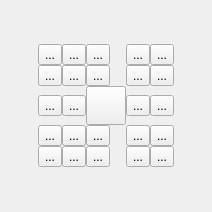
<?xml version="1.0" encoding="UTF-8"?>
<ui version="4.0">
 <class>QuickMenu</class>
 <widget class="QWidget" name="QuickMenu">
  <property name="geometry">
   <rect>
    <x>0</x>
    <y>0</y>
    <width>212</width>
    <height>212</height>
   </rect>
  </property>
  <property name="sizePolicy">
   <sizepolicy hsizetype="Fixed" vsizetype="Fixed">
    <horstretch>0</horstretch>
    <verstretch>0</verstretch>
   </sizepolicy>
  </property>
  <property name="windowTitle">
   <string>Quick Menu</string>
  </property>
  <layout class="QGridLayout" name="gridLayout_2">
   <property name="leftMargin">
    <number>0</number>
   </property>
   <property name="topMargin">
    <number>0</number>
   </property>
   <property name="rightMargin">
    <number>0</number>
   </property>
   <property name="bottomMargin">
    <number>0</number>
   </property>
   <item row="0" column="0">
    <layout class="QGridLayout" name="gridLayout">
     <property name="spacing">
      <number>0</number>
     </property>
     <item row="2" column="4">
      <widget class="QToolButton" name="circleButton">
       <property name="text">
        <string>...</string>
       </property>
       <property name="icon">
        <iconset resource="../myresource.qrc">
         <normaloff>:/images/circleIcon.png</normaloff>:/images/circleIcon.png</iconset>
       </property>
       <property name="iconSize">
        <size>
         <width>32</width>
         <height>32</height>
        </size>
       </property>
       <property name="checkable">
        <bool>true</bool>
       </property>
      </widget>
     </item>
     <item row="5" column="4">
      <widget class="QToolButton" name="redoButton">
       <property name="text">
        <string>...</string>
       </property>
       <property name="icon">
        <iconset resource="../myresource.qrc">
         <normaloff>:/images/redoIcon.png</normaloff>:/images/redoIcon.png</iconset>
       </property>
       <property name="iconSize">
        <size>
         <width>32</width>
         <height>32</height>
        </size>
       </property>
      </widget>
     </item>
     <item row="4" column="9">
      <widget class="QToolButton" name="fullscreenButton">
       <property name="text">
        <string>...</string>
       </property>
       <property name="icon">
        <iconset resource="../myresource.qrc">
         <normaloff>:/images/fullscreenIcon.png</normaloff>:/images/fullscreenIcon.png</iconset>
       </property>
       <property name="iconSize">
        <size>
         <width>32</width>
         <height>32</height>
        </size>
       </property>
       <property name="checkable">
        <bool>true</bool>
       </property>
      </widget>
     </item>
     <item row="3" column="0">
      <widget class="QToolButton" name="pasteButton">
       <property name="text">
        <string>...</string>
       </property>
       <property name="icon">
        <iconset resource="../myresource.qrc">
         <normaloff>:/images/pasteIcon.png</normaloff>:/images/pasteIcon.png</iconset>
       </property>
       <property name="iconSize">
        <size>
         <width>32</width>
         <height>32</height>
        </size>
       </property>
      </widget>
     </item>
     <item row="1" column="3">
      <widget class="QToolButton" name="redButton">
       <property name="text">
        <string>...</string>
       </property>
       <property name="icon">
        <iconset resource="../myresource.qrc">
         <normaloff>:/images/redIcon.png</normaloff>:/images/redIcon.png</iconset>
       </property>
       <property name="iconSize">
        <size>
         <width>32</width>
         <height>32</height>
        </size>
       </property>
       <property name="checkable">
        <bool>true</bool>
       </property>
      </widget>
     </item>
     <item row="3" column="3">
      <widget class="QToolButton" name="rulerButton">
       <property name="text">
        <string>...</string>
       </property>
       <property name="icon">
        <iconset resource="../myresource.qrc">
         <normaloff>:/images/rulerIcon.png</normaloff>:/images/rulerIcon.png</iconset>
       </property>
       <property name="iconSize">
        <size>
         <width>32</width>
         <height>32</height>
        </size>
       </property>
       <property name="checkable">
        <bool>true</bool>
       </property>
      </widget>
     </item>
     <item row="4" column="6">
      <widget class="QToolButton" name="handButton">
       <property name="text">
        <string>...</string>
       </property>
       <property name="icon">
        <iconset resource="../myresource.qrc">
         <normaloff>:/images/handIcon.png</normaloff>:/images/handIcon.png</iconset>
       </property>
       <property name="iconSize">
        <size>
         <width>32</width>
         <height>32</height>
        </size>
       </property>
       <property name="checkable">
        <bool>true</bool>
       </property>
      </widget>
     </item>
     <item row="5" column="6">
      <widget class="QToolButton" name="showGridButton">
       <property name="text">
        <string>...</string>
       </property>
       <property name="icon">
        <iconset resource="../myresource.qrc">
         <normaloff>:/images/gridIcon_48.png</normaloff>:/images/gridIcon_48.png</iconset>
       </property>
       <property name="iconSize">
        <size>
         <width>32</width>
         <height>32</height>
        </size>
       </property>
       <property name="checkable">
        <bool>true</bool>
       </property>
       <property name="checked">
        <bool>false</bool>
       </property>
      </widget>
     </item>
     <item row="2" column="9">
      <widget class="QToolButton" name="lightblueButton">
       <property name="text">
        <string>...</string>
       </property>
       <property name="icon">
        <iconset resource="../myresource.qrc">
         <normaloff>:/images/lightblueIcon.png</normaloff>:/images/lightblueIcon.png</iconset>
       </property>
       <property name="iconSize">
        <size>
         <width>32</width>
         <height>32</height>
        </size>
       </property>
       <property name="checkable">
        <bool>true</bool>
       </property>
      </widget>
     </item>
     <item row="4" column="0">
      <widget class="QToolButton" name="cutButton">
       <property name="text">
        <string>...</string>
       </property>
       <property name="icon">
        <iconset resource="../myresource.qrc">
         <normaloff>:/images/cutIcon.png</normaloff>:/images/cutIcon.png</iconset>
       </property>
       <property name="iconSize">
        <size>
         <width>32</width>
         <height>32</height>
        </size>
       </property>
      </widget>
     </item>
     <item row="5" column="9">
      <widget class="QToolButton" name="snapToGridButton">
       <property name="text">
        <string>...</string>
       </property>
       <property name="icon">
        <iconset resource="../myresource.qrc">
         <normaloff>:/images/snapToGridIcon_48.png</normaloff>:/images/snapToGridIcon_48.png</iconset>
       </property>
       <property name="iconSize">
        <size>
         <width>32</width>
         <height>32</height>
        </size>
       </property>
       <property name="checkable">
        <bool>true</bool>
       </property>
      </widget>
     </item>
     <item row="4" column="3">
      <widget class="QToolButton" name="selectButton">
       <property name="text">
        <string>...</string>
       </property>
       <property name="icon">
        <iconset resource="../myresource.qrc">
         <normaloff>:/images/selectIcon.png</normaloff>:/images/selectIcon.png</iconset>
       </property>
       <property name="iconSize">
        <size>
         <width>32</width>
         <height>32</height>
        </size>
       </property>
       <property name="checkable">
        <bool>true</bool>
       </property>
      </widget>
     </item>
     <item row="1" column="9">
      <widget class="QToolButton" name="grayButton">
       <property name="text">
        <string>...</string>
       </property>
       <property name="icon">
        <iconset resource="../myresource.qrc">
         <normaloff>:/images/grayIcon.png</normaloff>:/images/grayIcon.png</iconset>
       </property>
       <property name="iconSize">
        <size>
         <width>32</width>
         <height>32</height>
        </size>
       </property>
       <property name="checkable">
        <bool>true</bool>
       </property>
      </widget>
     </item>
     <item row="2" column="0">
      <widget class="QToolButton" name="copyButton">
       <property name="text">
        <string>...</string>
       </property>
       <property name="icon">
        <iconset resource="../myresource.qrc">
         <normaloff>:/images/copyIcon.png</normaloff>:/images/copyIcon.png</iconset>
       </property>
       <property name="iconSize">
        <size>
         <width>32</width>
         <height>32</height>
        </size>
       </property>
      </widget>
     </item>
     <item row="3" column="6">
      <widget class="QToolButton" name="strokeEraserButton">
       <property name="text">
        <string>...</string>
       </property>
       <property name="icon">
        <iconset resource="../myresource.qrc">
         <normaloff>:/images/strokeEraserIcon.png</normaloff>:/images/strokeEraserIcon.png</iconset>
       </property>
       <property name="iconSize">
        <size>
         <width>32</width>
         <height>32</height>
        </size>
       </property>
       <property name="checkable">
        <bool>true</bool>
       </property>
      </widget>
     </item>
     <item row="1" column="4">
      <widget class="QToolButton" name="greenButton">
       <property name="text">
        <string>...</string>
       </property>
       <property name="icon">
        <iconset resource="../myresource.qrc">
         <normaloff>:/images/greenIcon.png</normaloff>:/images/greenIcon.png</iconset>
       </property>
       <property name="iconSize">
        <size>
         <width>32</width>
         <height>32</height>
        </size>
       </property>
       <property name="checkable">
        <bool>true</bool>
       </property>
      </widget>
     </item>
     <item row="3" column="9">
      <widget class="QToolButton" name="lightgreenButton">
       <property name="text">
        <string>...</string>
       </property>
       <property name="icon">
        <iconset resource="../myresource.qrc">
         <normaloff>:/images/lightgreenIcon.png</normaloff>:/images/lightgreenIcon.png</iconset>
       </property>
       <property name="iconSize">
        <size>
         <width>32</width>
         <height>32</height>
        </size>
       </property>
       <property name="checkable">
        <bool>true</bool>
       </property>
      </widget>
     </item>
     <item row="2" column="6">
      <widget class="QToolButton" name="eraserButton">
       <property name="text">
        <string>...</string>
       </property>
       <property name="icon">
        <iconset resource="../myresource.qrc">
         <normaloff>:/images/eraserIcon.png</normaloff>:/images/eraserIcon.png</iconset>
       </property>
       <property name="iconSize">
        <size>
         <width>32</width>
         <height>32</height>
        </size>
       </property>
       <property name="checkable">
        <bool>true</bool>
       </property>
      </widget>
     </item>
     <item row="1" column="6">
      <widget class="QToolButton" name="blueButton">
       <property name="text">
        <string>...</string>
       </property>
       <property name="icon">
        <iconset resource="../myresource.qrc">
         <normaloff>:/images/blueIcon.png</normaloff>:/images/blueIcon.png</iconset>
       </property>
       <property name="iconSize">
        <size>
         <width>32</width>
         <height>32</height>
        </size>
       </property>
       <property name="checkable">
        <bool>true</bool>
       </property>
      </widget>
     </item>
     <item row="3" column="4">
      <widget class="QToolButton" name="penButton">
       <property name="autoFillBackground">
        <bool>false</bool>
       </property>
       <property name="styleSheet">
        <string notr="true"/>
       </property>
       <property name="text">
        <string/>
       </property>
       <property name="icon">
        <iconset resource="../myresource.qrc">
         <normaloff>:/images/penIcon.png</normaloff>:/images/penIcon.png</iconset>
       </property>
       <property name="iconSize">
        <size>
         <width>32</width>
         <height>32</height>
        </size>
       </property>
       <property name="checkable">
        <bool>true</bool>
       </property>
      </widget>
     </item>
     <item row="1" column="0">
      <widget class="QToolButton" name="blackButton">
       <property name="text">
        <string>...</string>
       </property>
       <property name="icon">
        <iconset resource="../myresource.qrc">
         <normaloff>:/images/blackIcon.png</normaloff>:/images/blackIcon.png</iconset>
       </property>
       <property name="iconSize">
        <size>
         <width>32</width>
         <height>32</height>
        </size>
       </property>
       <property name="checkable">
        <bool>true</bool>
       </property>
      </widget>
     </item>
     <item row="4" column="4">
      <widget class="QToolButton" name="rectSelectButton">
       <property name="text">
        <string>...</string>
       </property>
       <property name="icon">
        <iconset resource="../myresource.qrc">
         <normaloff>:/images/rectSelectIcon_48.png</normaloff>:/images/rectSelectIcon_48.png</iconset>
       </property>
       <property name="iconSize">
        <size>
         <width>32</width>
         <height>32</height>
        </size>
       </property>
       <property name="checkable">
        <bool>true</bool>
       </property>
      </widget>
     </item>
     <item row="2" column="3">
      <widget class="QToolButton" name="rectButton">
       <property name="text">
        <string>...</string>
       </property>
       <property name="icon">
        <iconset resource="../myresource.qrc">
         <normaloff>:/images/rectIcon_48.png</normaloff>:/images/rectIcon_48.png</iconset>
       </property>
       <property name="iconSize">
        <size>
         <width>32</width>
         <height>32</height>
        </size>
       </property>
       <property name="checkable">
        <bool>true</bool>
       </property>
      </widget>
     </item>
     <item row="5" column="3">
      <widget class="QToolButton" name="undoButton">
       <property name="text">
        <string>...</string>
       </property>
       <property name="icon">
        <iconset resource="../myresource.qrc">
         <normaloff>:/images/undoIcon.png</normaloff>:/images/undoIcon.png</iconset>
       </property>
       <property name="iconSize">
        <size>
         <width>32</width>
         <height>32</height>
        </size>
       </property>
      </widget>
     </item>
     <item row="5" column="0">
      <widget class="QToolButton" name="deleteButton">
       <property name="text">
        <string>...</string>
       </property>
       <property name="icon">
        <iconset resource="../myresource.qrc">
         <normaloff>:/images/deleteIcon_48.png</normaloff>:/images/deleteIcon_48.png</iconset>
       </property>
       <property name="iconSize">
        <size>
         <width>32</width>
         <height>32</height>
        </size>
       </property>
      </widget>
     </item>
    </layout>
   </item>
  </layout>
 </widget>
 <resources>
  <include location="../myresource.qrc"/>
 </resources>
 <connections/>
 <slots>
  <signal>pen()</signal>
 </slots>
</ui>
